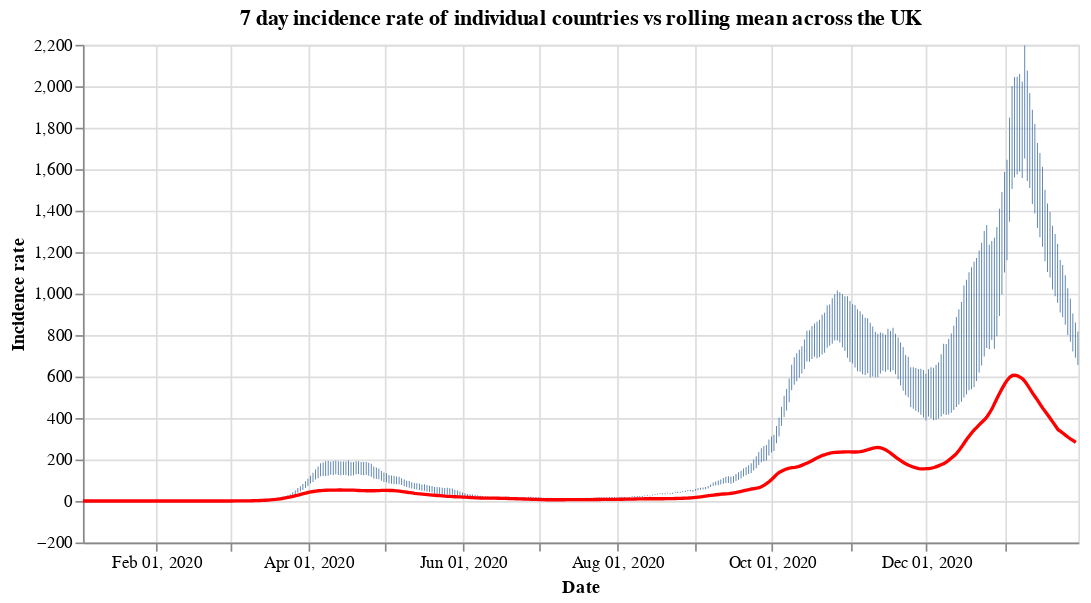

Notebook code cell kept with this figure:
### Code cell
#collapse
countries = uk_cases['areaName'].unique()
countries.sort()

selection = alt.selection_single(
    name='Select',
    fields=['areaName'],
    init={'areaName': 'Wales'},
    bind={'areaName': alt.binding_select(options=countries)}
)

# scatter plot, modify opacity based on selection
bars = alt.Chart(uk_cases).mark_bar().add_selection(
    selection
).encode(
    x=alt.X("yearmonthdate(date):T", axis=alt.Axis(title='Date')),
    y=alt.Y("weeklyCasesRate:Q", axis=alt.Axis(title='Incidence rate')),
    tooltip='weeklyCasesRate:Q',
    opacity=alt.condition(selection, alt.value(1), alt.value(0))
).properties(title=f'7 day incidence rate of individual countries vs rolling mean across the UK', width=600)

line = alt.Chart(overview_cases).mark_line(
    color='red',
    size=2,
).transform_window(
    rolling_mean='mean(weeklyCasesRate)',
    frame=[0, 7]
).encode(
    x='yearmonthdate(date):T',
    y='rolling_mean:Q'
)

alt.layer(bars, line)

### Figure 1 — Vega-Lite specification as saved in the notebook (floating-point values rounded to 4 significant figures; data arrays with more than 128 entries replaced by an {"elided": "..."} marker saying what was removed)
{"config": {"view": {"continuousWidth": 400, "continuousHeight": 300}}, "layer": [{"data": {"name": "data-edb150992a50bdc83783ba192d92af71"}, "mark": "bar", "encoding": {"opacity": {"condition": {"value": 1, "selection": "Select"}, "value": 0}, "tooltip": {"type": "quantitative", "field": "weeklyCasesRate"}, "x": {"type": "temporal", "axis": {"title": "Date"}, "field": "date", "timeUnit": "yearmonthdate"}, "y": {"type": "quantitative", "axis": {"title": "Incidence rate"}, "field": "weeklyCasesRate"}}, "selection": {"Select": {"type": "single", "fields": ["areaName"], "init": {"areaName": "Wales"}, "bind": {"areaName": {"input": "select", "options": ["England", "Northern Ireland", "Scotland", "Wales"]}}}}, "title": "7 day incidence rate of individual countries vs rolling mean across the UK", "width": 600}, {"data": {"name": "data-340fbbe5b5310cb02a5bb891c03e9ad6"}, "mark": {"type": "line", "color": "red", "size": 2}, "encoding": {"x": {"type": "temporal", "field": "date", "timeUnit": "yearmonthdate"}, "y": {"type": "quantitative", "field": "rolling_mean"}}, "transform": [{"window": [{"op": "mean", "field": "weeklyCasesRate", "as": "rolling_mean"}], "frame": [0, 7]}]}], "$schema": "https://vega.github.io/schema/vega-lite/v4.8.1.json", "datasets": {"data-edb150992a50bdc83783ba192d92af71": {"elided": "1572 records"}, "data-340fbbe5b5310cb02a5bb891c03e9ad6": {"elided": "393 records"}}}
